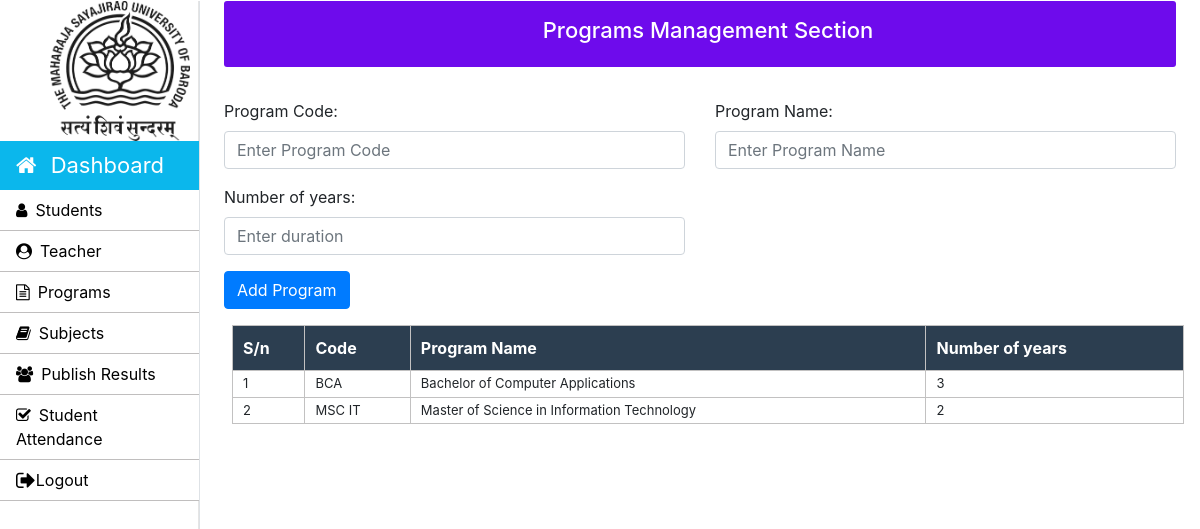
Screenshot of /Admin/subjects.php (signed in) with the database file from the repository.
### tables this page shows
CREATE TABLE `programs` (
  `Program_id` varchar(10) NOT NULL,
  `Program_name` varchar(50) NOT NULL,
  `no_of_years` int(5) NOT NULL
);

### Admin/subjects.php (the view, shortened to what this page needs)
<?php
		require_once "../connection/connection.php";
	?>
<!doctype html>
<html lang="en">
	<head>
	</head>
	<body>
		<?php include('../include/admin-sidebar.php') ?>
		<main role="main" class="col-xl-10 col-lg-9 col-md-8 ml-sm-auto px-md-4 mb-2 w-100">
			<div class="sub-main">
				<div class="bar-margin text-center flex-wrap flex-md-nowrap pt-3 pb-3 mb-3 text-white admin-dashboard pl-3">
					<h4>Programs Management Section </h4>
				</div>
				<div class="row">
					<div class="col-md-12">
						<form action="subjects.php" method="post">
							<div class="row mt-3">
								<div class="col-md-6">
									<div class="form-group">
										<label for="exampleInputEmail1">Program Code: </label>
										<input type="text" name="Program_id" class="form-control" required placeholder="Enter Program Code" required>
									</div>
								</div>
								<div class="col-md-6">
									<div class="form-group">
										<label for="exampleInputPassword1">Program Name:</label>
										<input type="text" name="Program_name" class="form-control" required placeholder="Enter Program Name" required>
									</div>
								</div>
							</div>
							<div class="row">
								<div class="col-md-6">
									<div class="form-group">
										<label for="exampleInputPassword1">Number of years:</label>
										<input type="text" name="no_of_years" class="form-control" required placeholder="Enter duration" required>
									</div>
								</div>
							</div>
							<div class="row w-100">
								<div class="col-md-12">
									<input type="submit" name="sub" value="Add Program" class=" btn btn-primary ml-auto">
								</div>
							</div>
						</form>
					</div>
				</div>
				<div class="row">
					<div class="col-md-12 ml-2">
						<section class="mt-3">
							<table class="w-100 table-elements table-three-tr" cellpadding="3">
								<tr class="table-tr-head table-three text-white">
									<th>S/n</th>
									<th>Code</th>
									<th>Program Name</th>
									<th>Number of years</th>
								</tr>
								<?php
									$sr=1;
									$query="select Program_id,Program_name,no_of_years from programs";
									$run=mysqli_query($con,$query);
									while($row=mysqli_fetch_array($run)) {
									echo	"<tr>";
									echo	"<td>".$sr++."</td>";
									echo	"<td>".$row['Program_id']."</td>";
									echo	"<td>".$row['Program_name']."</td>";
									echo	"<td>".$row['no_of_years']."</td>";
									echo	"</tr>";
									}
								?>
							</table>
						</section>
					</div>
				</div>
			</div>
		</main>
	</body>
</html>

### css/style.css (style rules this page uses)
h4 { font-size: 22px; }
.admin-dashboard { margin-top: 1px !important; background: #6E0BEC !important; border-radius: 3px; }
.table-elements tr, td, th { font-size: 13px; border: 1px solid rgb(194, 193, 193); padding-left: 10px !important; }
.table-three { background: #2c3e50 !important; }
.table-tr-head { height: 45px !important; padding: 10px !important; margin-top: 5px !important; }
.table-font-for-transcript td, th { font-size: 16px !important; }

### rows the page displays
programs: Program_id "BCA", Program_name "Bachelor of Computer Applications", no_of_years "3"
programs: Program_id "MSC IT", Program_name "Master of Science in Information Technology", no_of_years "2"
